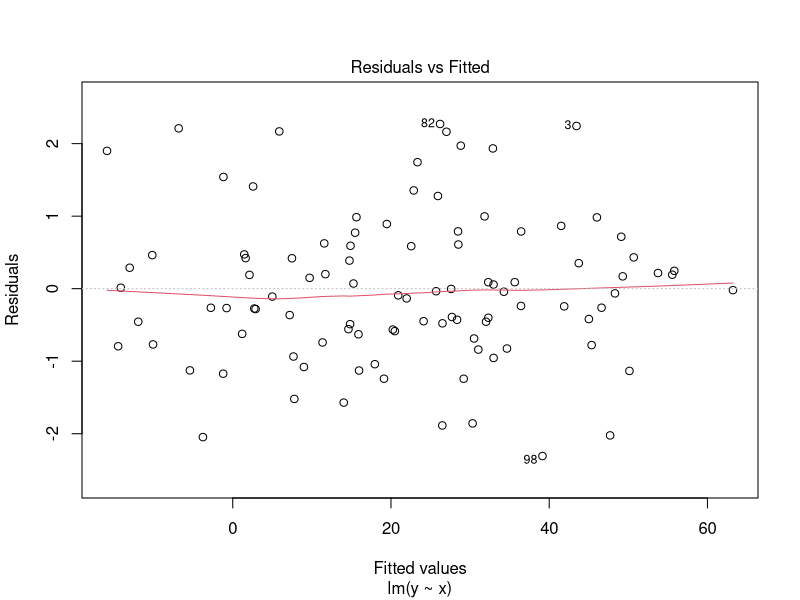
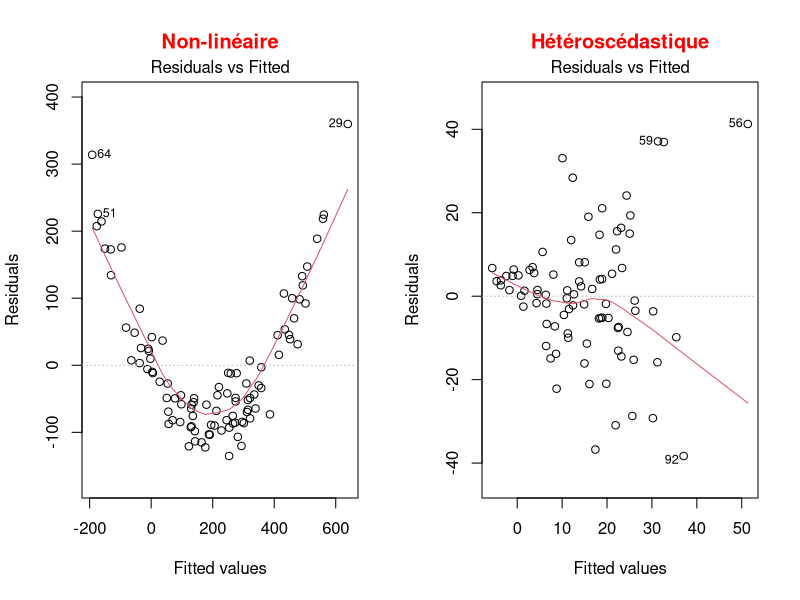
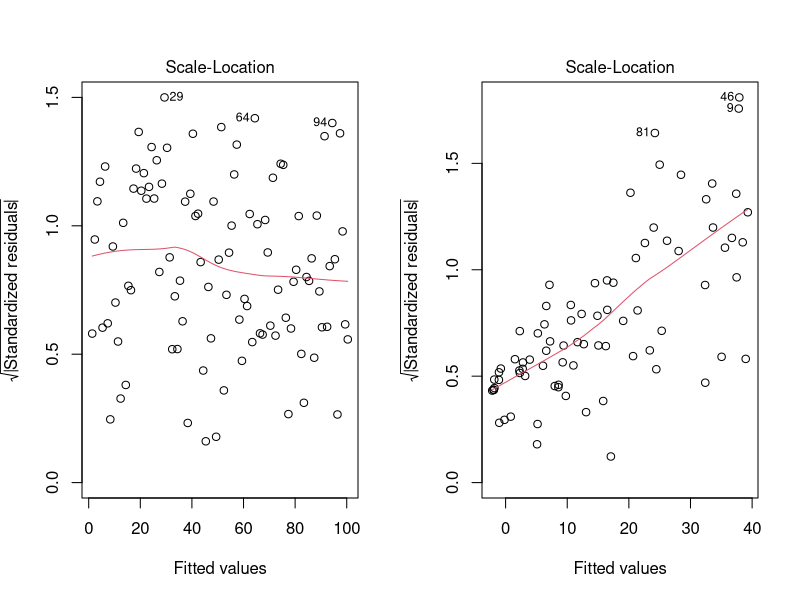
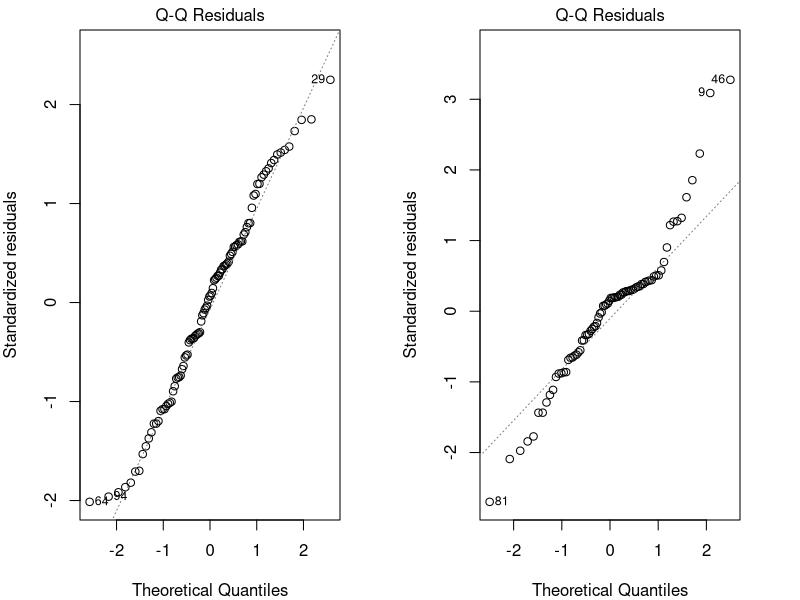
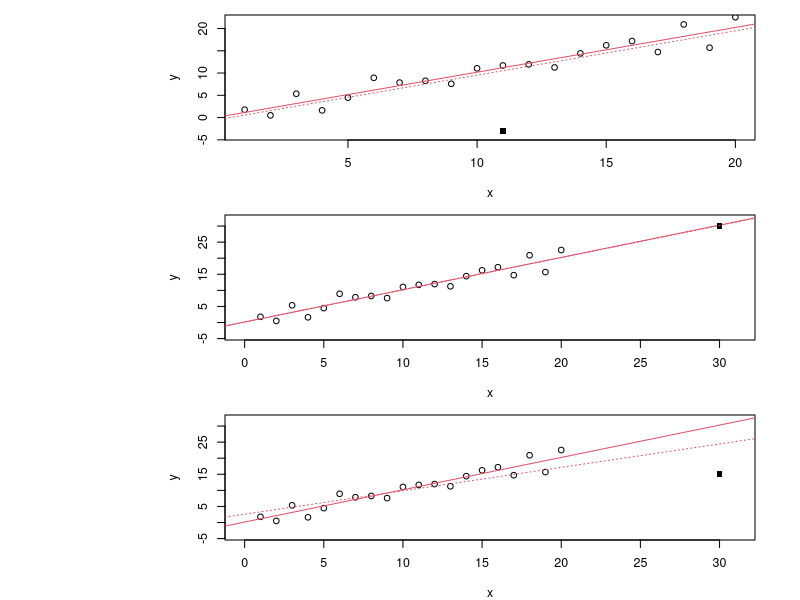
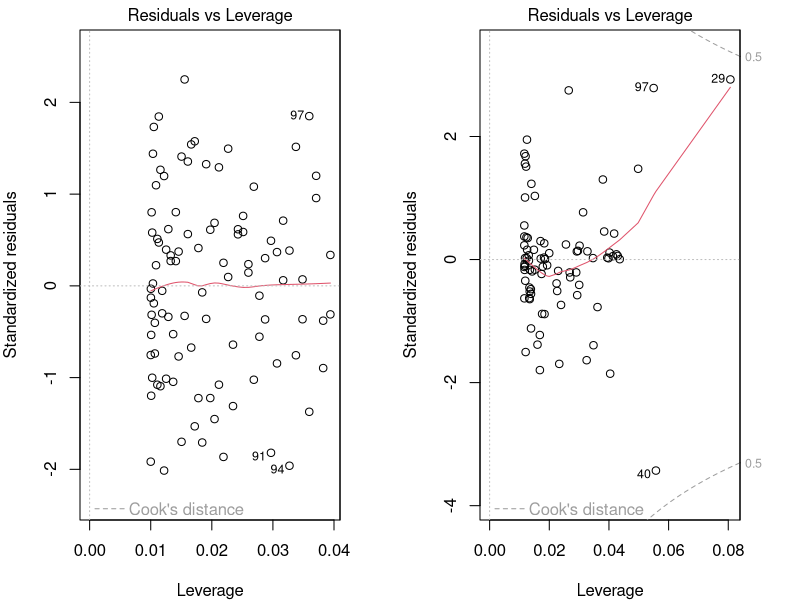
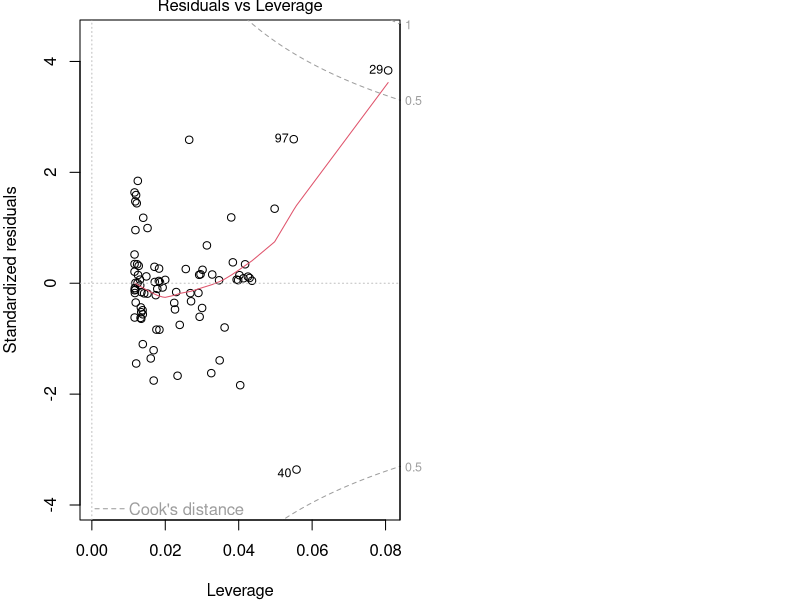
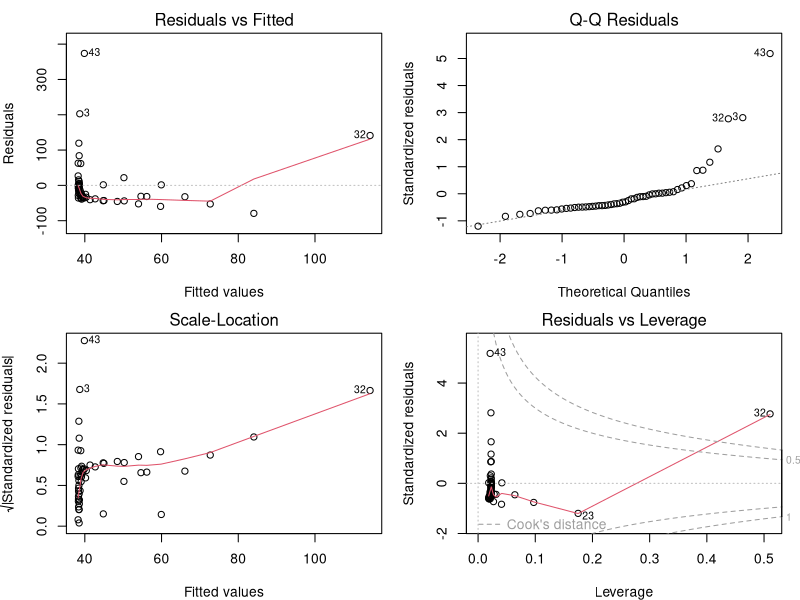

R code for these plots, in order: (Note: this script raises an error after producing the figures.)
## ---- chunk 1
knitr::opts_chunk$set(
  comment = "#",
  collapse = TRUE,
  cache = TRUE,
  warning = FALSE,
  message = FALSE,
  fig.width=6, fig.height=6,
  fig.align = 'center'
)
## ---- chunk 2
options(repos=structure(c(CRAN="http://cran.r-project.org")))
## ---- chunk 3
if (!require(dplyr)) install.packages("dplyr")
library(dplyr)

if (!require(kableExtra)) install.packages("kableExtra")
library(kableExtra)

if (!require(vegan)) install.packages("vegan")
library(vegan)

if (!require(e1071)) install.packages("e1071")
library(e1071)

if (!require(MASS)) install.packages("MASS")
library(MASS)

if (!require(car)) install.packages("car")
library(car)
## ---- chunk 4
bird <- read.csv("Scripts_and_data/birdsdiet.csv")
## ---- chunk 5
str(bird)
## ---- chunk 6
str(bird)
## ---- chunk 7
lm1 <- lm(MaxAbund ~ Mass, data = bird)
## ---- chunk 8
  set.seed(1234564)
  x <- rnorm(100,10,10)
  y <- 2*x+0 + rnorm(100)
  lm <- lm(y~x)
  plot(lm, which = 1)
## ---- chunk 9
par(mfrow=c(1,2))
set.seed(1234564)
x = rnorm(100,10,10)
y = (x)^2 + rnorm(length(x),0,30)
lm=lm(y~scale(x))
plot(lm,which = 1, main = "Non-linéaire", col.main="red")

x = rnorm(100,10,10)
y = (x) + 0 + rnorm(length(x), 0, x)
lm=lm(y~scale(x))
plot(lm,which = 1, main = "Hétéroscédastique", col.main="red")
## ---- chunk 10
par(mfrow=c(1,2))
set.seed(1234564)
x <- 1:100
y <- x + rnorm(100,sd=5)
lm=lm(y~x)
plot(lm,which = 3)

set.seed(2)
x = rnorm(100,10,10)
y = (x) + 0 + rnorm(length(x), 0, x)
lm=lm(y~scale(x))
plot(lm,which = 3)
## ---- chunk 11
par(mfrow=c(1,2), mar = c(4, 4, 1.5, 3))
set.seed(1234564)
x <- 1:100
y <- x + rnorm(100,sd=5)
lm=lm(y~x)
plot(lm, which = 2)

set.seed(2)
x = rnorm(100,10,10)
y = (x) + 0 + rnorm(length(x), 0, x)
lm=lm(y~scale(x))
plot(lm, which = 2)
## ---- chunk 12
par(mfrow=c(3, 1), mar = c(4, 15, 1, 3), cex = 0.75)
set.seed(1234564)
x <- 1:20
y <- rnorm(x, x, 2)
lm0 <- lm(y ~ x)
# plot 1
plot(x, y, ylim = c(-4, 22)); abline(lm0, col = 2); points(11, -3, pch = 15)
# add 20, 10 point to the new lm
xx <- c(x, 11); yy <- c(y, -3)
abline(lm(yy ~ xx), col = 2, lty = 3)
text(-20, 10, srt=0, adj = 0, labels = "* Pas d'effet de levier \n* Faible influence
", xpd = TRUE, cex = 1.5)
# plot 2
plot(x, y, ylim = c(-4, 32), xlim = c(0, 31)); abline(lm0, col = 2); points(30, 30, pch = 15)
# add 20, 10 point to the new lm
xx <- c(x, 30); yy <- c(y, 30)
abline(lm(yy ~ xx), col = 2, lty = 3)
text(-33, 15, srt=0, adj = 0, labels = "* Effet de levier \n* Pas d'influence", xpd = TRUE, cex = 1.5)

# plot 3
plot(x, y, ylim = c(-4, 32), xlim = c(0, 31)); abline(lm0, col = 2); points(30, 15, pch = 15)
# add 20, 10 point to the new lm
xx <- c(x, 30); yy <- c(y, 15)
abline(lm(yy ~ xx), col = 2, lty = 3)
text(-33, 15, srt=0, adj = 0, labels = '* Effet de levier \n* Influence élevée', xpd = TRUE, cex = 1.5)
## ---- chunk 13
par(mfrow=c(1,2), mar = c(4, 4, 1.5, 3))
set.seed(1234564)
x <- 1:100
y <- x + rnorm(100,sd=5)
lm=lm(y~x)
plot(lm, which = 5)

set.seed(1234564)
x = rnorm(100,10,10)
y = (x) + 0 + rnorm(length(x), 0, x)
lm=lm(y~scale(x))
plot(lm, which = 5)
## ---- chunk 14
par(mar = c(4, 4, 1, 0))
set.seed(1234564)
x = rnorm(100,10,10)
y = (x) + 0 + rnorm(length(x), 0, x)
y[29] <- 100
lm=lm(y~scale(x))
plot(lm, which = 5)
## ---- chunk 15
par(mfrow=c(2,2), mar = c(4,4,2,1.1), oma =c(0,0,0,0))
plot(lm1)
## ---- chunk 16
par(mfrow=c(1,3), mar = c(4,4,3,1), cex = 0.8)
plot(bird$MaxAbund ~ bird$Mass)
abline(lm1) # adds the best-fit line
hist(bird$MaxAbund) # hist() produces a histogram of the variable
hist(bird$Mass)
## ---- chunk 17
shapiro.test(bird$MaxAbund)
shapiro.test(bird$Mass)
## ---- chunk 18
skewness(bird$MaxAbund)
skewness(bird$Mass)
## ---- chunk 19
bird$logMaxAbund <- log10(bird$MaxAbund)
bird$logMass <- log10(bird$Mass)
## ---- chunk 20
lm2 <- lm(logMaxAbund ~ logMass, data = bird)
## ---- chunk 21
par(mfrow=c(2,2), mar=c(3,4,1.15,1.2))
plot(lm2)
## ---- chunk 22
par(mfrow=c(1,3), mar=c(4,4,1.15,1.2))
plot(logMaxAbund ~ logMass, data=bird)
abline(lm2)
hist(log10(bird$MaxAbund))
hist(log10(bird$Mass))
## ---- chunk 23
summary(lm2)
## ---- chunk 24
lm2$coef
summary(lm2)$coefficients
summary(lm2)$r.squared
## ---- chunk 25
summary(lm2)
## ---- chunk 26
lm3 <- lm(logMaxAbund~logMass, data=bird, subset=!bird$Aquatic)
# removes aquatic birds (= TRUE)
# or equivalently
lm3 <- lm(logMaxAbund~logMass, data=bird, subset=bird$Aquatic == 0)
## ---- chunk 27
par(mfrow=c(1,2), mar = c(4, 4, 3, 1))
plot(logMaxAbund~logMass, data=bird, main = 'Tous les oiseaux')
abline(lm2, col = 'red')
plot(logMaxAbund~logMass, data=bird, subset=!bird$Aquatic, main = 'Oiseaux terrestres')
abline(lm3, col = 'red')
## ---- chunk 28
# Run the model
lm4 <- lm(logMaxAbund ~ logMass, data=bird, subset=bird$Passerine == 1)
summary(lm4)
## ---- chunk 29
# diagnostic plots
par(mfrow=c(2,2), mar = c(4,4,2,1.1), oma =c(0,0,0,0))
plot(lm4)
## ---- chunk 30
# Recall: we want adj.r.squared
summary(lm2)$adj.r.squared
summary(lm3)$adj.r.squared
summary(lm4)$adj.r.squared
## ---- chunk 31
boxplot(logMass ~ Aquatic,
        data = bird, names = c("Non aquatique", "Aquatique"))
## ---- chunk 32
var.test(logMass ~ Aquatic, data = bird)
## ---- chunk 33
ttest1 <- t.test(logMass ~ Aquatic, var.equal = TRUE, data = bird)

# Or use lm()
ttest.lm1 <- lm(logMass ~ Aquatic, data=bird)
## ---- chunk 34
ttest1$statistic^2
anova(ttest.lm1)$F
# réponse : F=60.3845 dans les deux cas
## ---- chunk 35
ttest1
## ---- chunk 36
# Unilateral t-test
uni.ttest1 <- t.test(logMass ~ Aquatic,
                     var.equal = TRUE,
                     data = bird,
                     alternative = "less")
## ---- chunk 37
uni.ttest1
## ---- chunk 38
str(bird)
## ---- chunk 39
par(mar = c(4, 4, 0.5, 1))
boxplot(logMaxAbund ~ Diet, data = bird,
  ylab = expression("log"[10]*"(Abondance maximale)"), xlab = 'Régime alimentaire')
## ---- chunk 40
par(mar=c(4,4,.1,1))
med <- sort(tapply(bird$logMaxAbund, bird$Diet, median))
boxplot(logMaxAbund ~ factor(Diet, levels = names(med)), data = bird,
        ylab = expression("log"[10]*"(Abondance maximale)"), xlab = 'Régime alimentaire')
## ---- chunk 41
par(mar=c(4,4,.4,1))
plot.design(logMaxAbund ~ Diet, data=bird,
  ylab = expression("log"[10]*"(Abondance maximale)"))
## ---- chunk 42
anov1 <- lm(logMaxAbund ~ Diet,
            data = bird)
## ---- chunk 43
aov1 <- aov(logMaxAbund ~ Diet,
            data = bird)
## ---- chunk 44
anova(anov1)
## ---- chunk 45
summary(aov1)
## ---- chunk 46
bartlett.test(logMaxAbund ~ Diet,
              data = bird)
## ---- chunk 47
shapiro.test(resid(anov1))
## ---- chunk 48
summary(anov1)
## ---- chunk 49
summary.lm(aov1)
## ---- chunk 50
TukeyHSD(aov(anov1), ordered = TRUE)
## ---- chunk 51
par(mar=c(3,3,0.5,0.5))
sd <- tapply(bird$logMaxAbund, list(bird$Diet), sd)
means <- tapply(bird$logMaxAbund, list(bird$Diet), mean)
n <- length(bird$logMaxAbund)
se <- 1.96*sd/sqrt(n)
bp <- barplot(means, ylim = c(0, max(bird$logMaxAbund) - 0.5))
epsilon = 0.1
segments(bp, means - se, bp, means + se, lwd=2) # barres verticales
segments(bp - epsilon, means - se, bp + epsilon, means - se, lwd = 2) # barres horizontales
segments(bp - epsilon, means + se, bp + epsilon, means + se, lwd = 2) # barres horizontales
## ---- chunk 52
anov2 <- lm(logMaxAbund ~ Diet*Aquatic, data = bird)
summary(anov2)
## ---- chunk 53
anov2 <- lm(logMaxAbund ~ Diet*Aquatic, data = bird)
anova(anov2)
